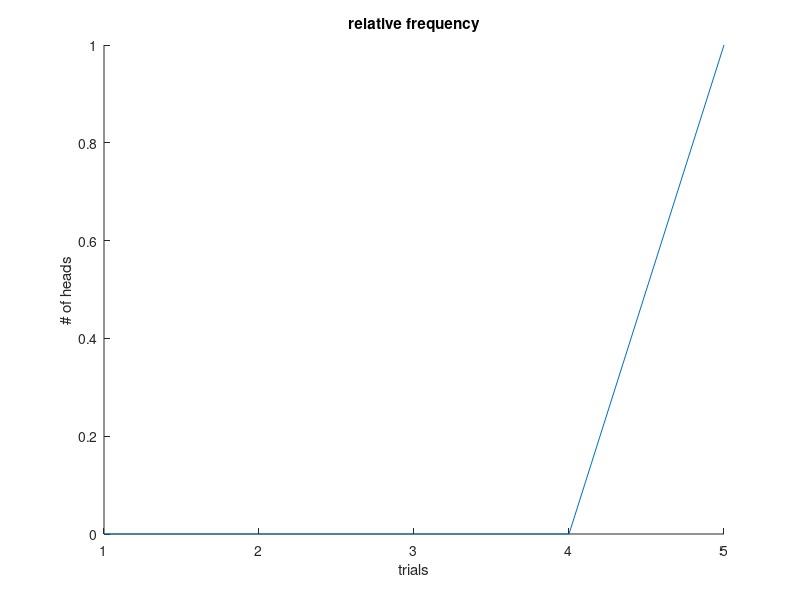

This figure's MATLAB source:
%DJ Hinton
%File created September 12, 2017
%IE1070 T, Th 9:30-10:50
%Dr. K
%Project Assignment 1

%The purpose of this file is to display knowledge of 
%the relative frequency definition by simulating coin tosses

clear
clc

%variable initation
coinFace_heads = 0;

%ask user for number of trials
trials = input('How many trials would you like?: ');


for i=1:1:trials
    
    %random event indicator
    coinFlip = rand;

    if coinFlip < .5
        coinFace_heads = coinFace_heads + 1; %heads
    end
    
    %calculating P(A)
    Pa = (coinFace_heads)/i;
    
    xaxis(i) = i;
    yaxis(i) = coinFace_heads;
    
end

hold on
%plotting
plot(xaxis,yaxis)

%plotting properties
x_axis='trials';
xlabel(x_axis);
    
y_axis='# of heads';
ylabel(y_axis);
   
plottitle='relative frequency';
title(plottitle);


%slope of best fit line
n=i;
xisum=0;
yisum=0;
xisquare=0;
xiyisum=0;
for i=1:n
xisum=xisum+xaxis(i);
yisum=yisum+yaxis(i);
xisquare=xisquare+xaxis(i)^2;
xiyisum=xiyisum+((xaxis(i)*yaxis(i)));
end
M=[xisum, n; xisquare, xisum];
N=[yisum; xiyisum];
ab=inv(M)*N;
disp(['The slope of best fit line is:', num2str(ab(1))]);



    
    